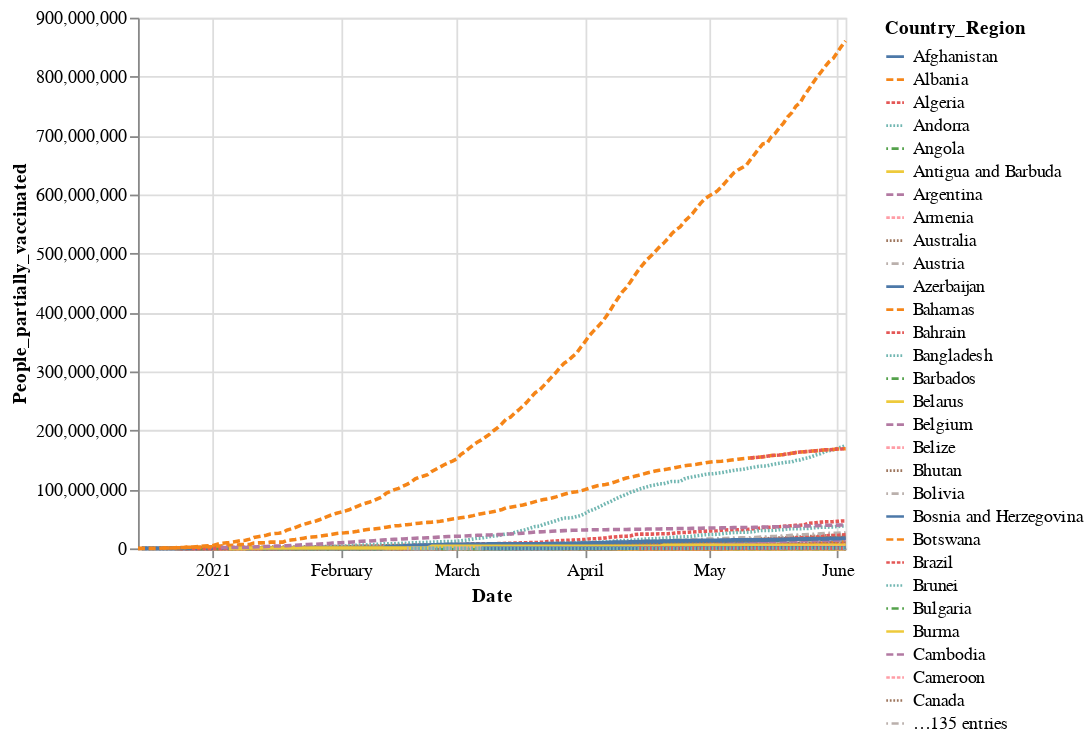

The notebook cell this image was saved under:
### Code cell
import altair as alt

alt.data_transformers.disable_max_rows()

input_dropdown = alt.binding_select(options=list(data['Country_Region']))

selection = alt.selection_single(fields=['Country_Region'], bind=input_dropdown, name='Country of ')

alt.Chart(data).mark_line().encode(
    x='Date:T',
    y='People_partially_vaccinated:Q',
    color='Country_Region',
    strokeDash='Country_Region',
).add_selection(
    selection
).transform_filter(
    selection
)

### Figure 1 — Vega-Lite specification as saved in the notebook (floating-point values rounded to 4 significant figures; data arrays with more than 128 entries replaced by an {"elided": "..."} marker saying what was removed)
{"config": {"view": {"continuousWidth": 400, "continuousHeight": 300}}, "data": {"name": "data-563b39b127f58e89b14c0a426ed5ac6c"}, "mark": "line", "encoding": {"color": {"type": "nominal", "field": "Country_Region"}, "strokeDash": {"type": "nominal", "field": "Country_Region"}, "x": {"type": "temporal", "field": "Date"}, "y": {"type": "quantitative", "field": "People_partially_vaccinated"}}, "selection": {"Country of ": {"type": "single", "fields": ["Country_Region"], "bind": {"input": "select", "options": {"elided": "17879 str values"}}}}, "transform": [{"filter": {"selection": "Country of "}}], "$schema": "https://vega.github.io/schema/vega-lite/v4.8.1.json", "datasets": {"data-563b39b127f58e89b14c0a426ed5ac6c": {"elided": "17879 records"}}}
